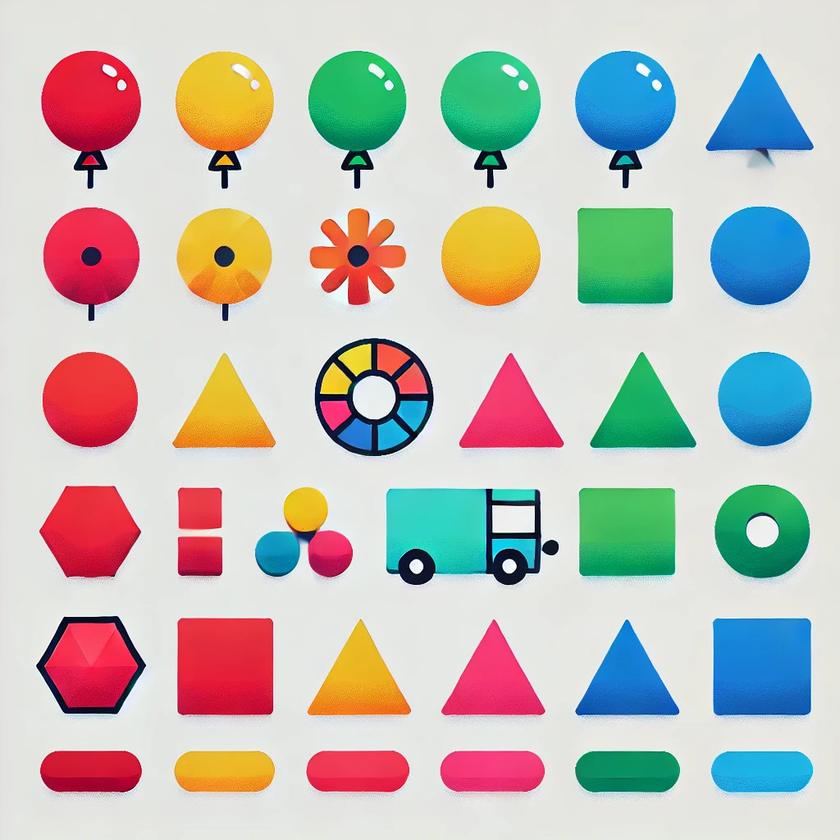
#> input picture diff-colors-img.png, 840 x 840 px, shrunk from 1024 x 1024 before the run
$ python segmentacion-color-objetos.py
#> lines starting #> are read from the running program, lines starting #| are printed output that depends on the picture; after the words box and inside, x2 and y2 are one past the last pixel; in counts of white or black regions, pixels touching at a corner belong together
import cv2 as cv

img = cv.imread('diff-colors-img.png', 1)
#> img is the input picture: shape (840, 840, 3); mean B, G, R 184.9, 190.8, 193.6
img2 = cv.cvtColor(img, cv.COLOR_BGR2RGB)
img3 = cv.cvtColor(img2, cv.COLOR_RGB2HSV)
#> img3: shape (840, 840, 3); mean H, S, V 67.5, 75.7, 220.6

umbralBajo=(0, 80, 80  )
umbralAlto=(10, 255, 255)
umbralBajoB=(170, 80,80)
umbralAltoB=(180, 255, 255)

umbralBajoC=(90, 80,80)
umbralAltoC=(130, 255, 255)


mascara1 = cv.inRange(img3, umbralBajo, umbralAlto)
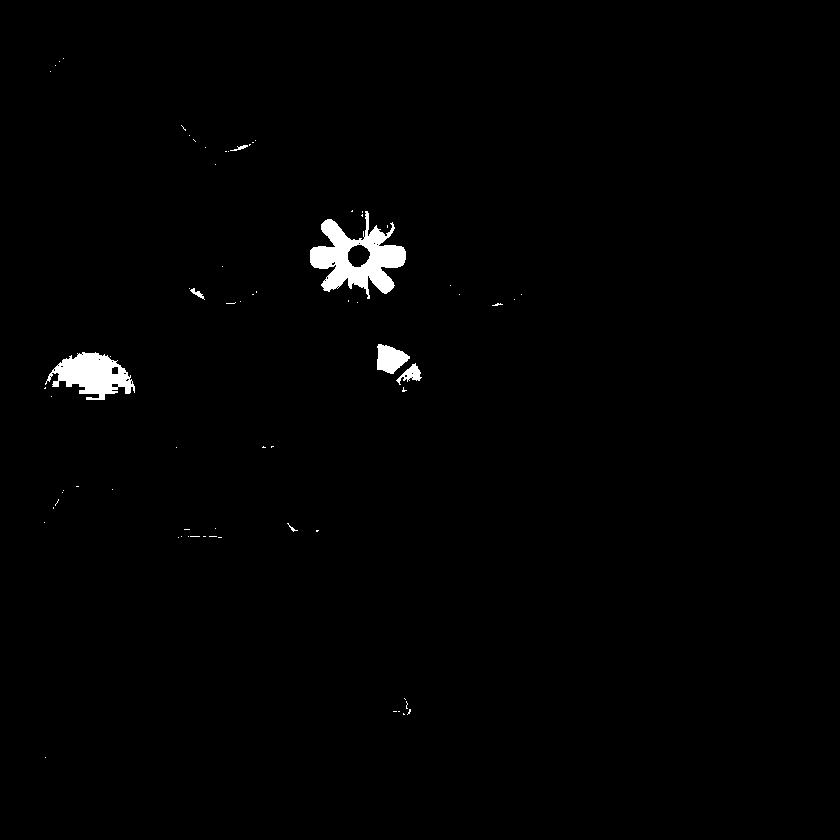
#> mascara1: shape (840, 840); 1.1% white; 69 white regions (62 under 20 px), largest, box (x1, y1, x2, y2) and area: (310, 211, 406, 299) 3911, (45, 352, 135, 400) 2399, (377, 344, 410, 374) 650
mascara2 = cv.inRange(img3, umbralBajoB, umbralAltoB)
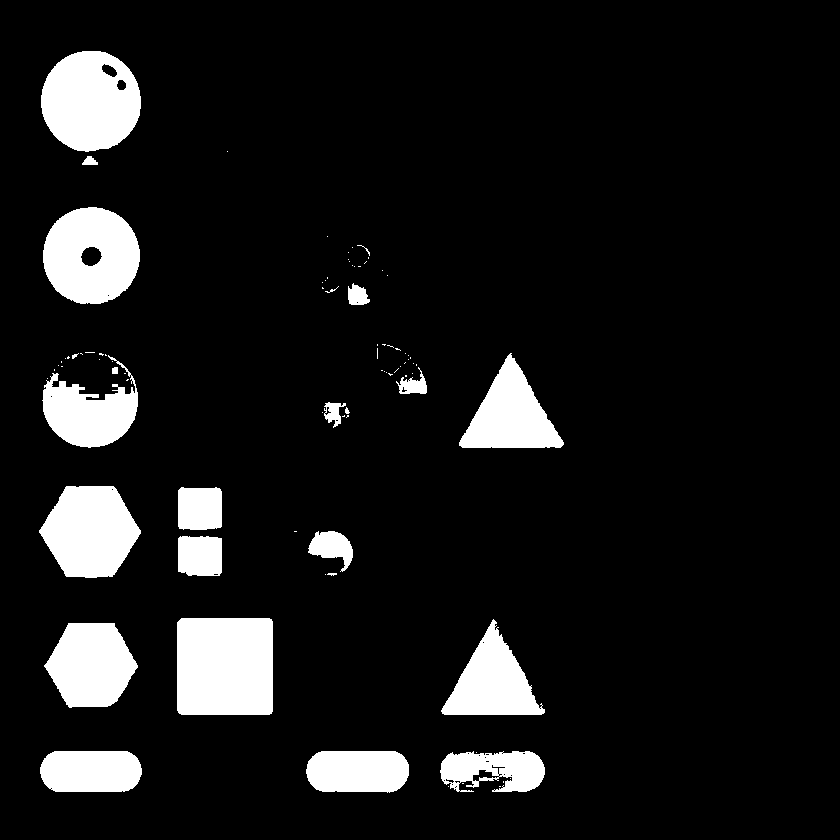
#> mascara2: shape (840, 840); 9.7% white; 87 white regions (63 under 20 px), largest, box (x1, y1, x2, y2) and area: (177, 618, 273, 715) 9284, (41, 51, 141, 152) 7746, (43, 207, 140, 304) 7135

mascara3 = cv.inRange(img3, umbralBajoC, umbralAltoC)
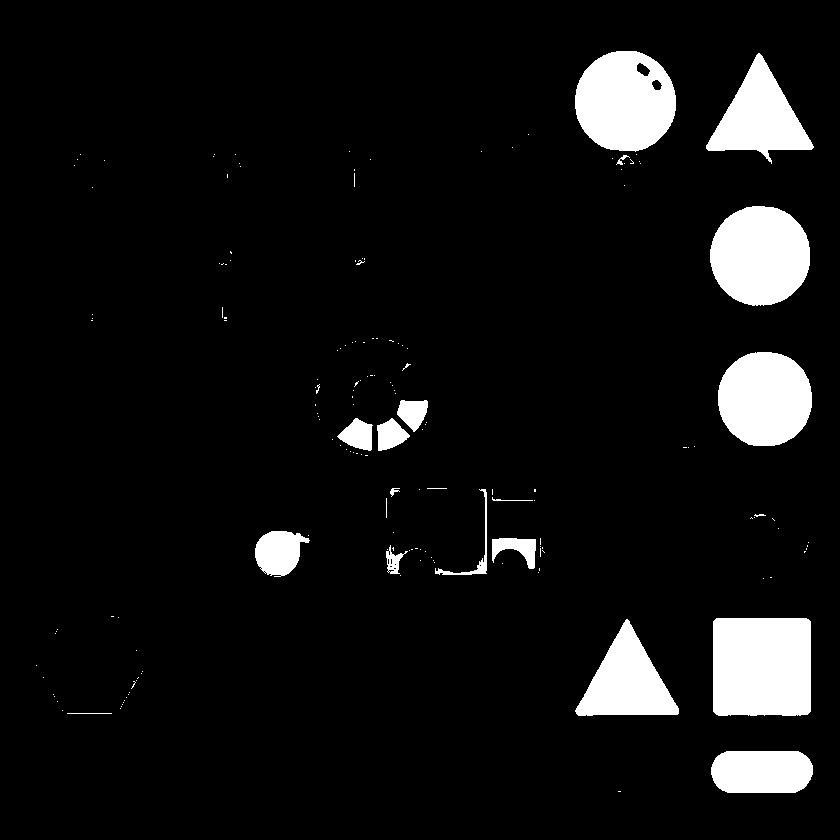
#> mascara3: shape (840, 840); 7.5% white; 170 white regions (149 under 20 px), largest, box (x1, y1, x2, y2) and area: (713, 618, 811, 716) 9518, (710, 206, 810, 306) 7909, (575, 51, 676, 152) 7893


mascara = mascara1 + mascara2 + mascara3
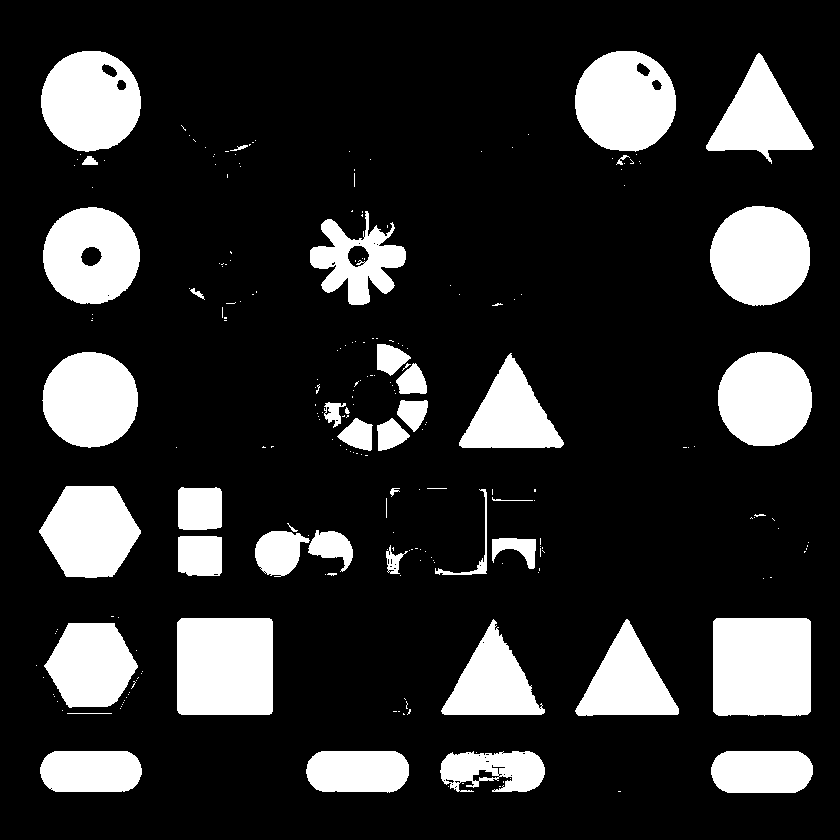
#> mascara: shape (840, 840); 18.3% white; 236 white regions (191 under 20 px), largest, box (x1, y1, x2, y2) and area: (713, 618, 811, 716) 9518, (177, 618, 273, 715) 9284, (710, 206, 810, 306) 7909

resultado = cv.bitwise_and(img, img, mask=mascara)
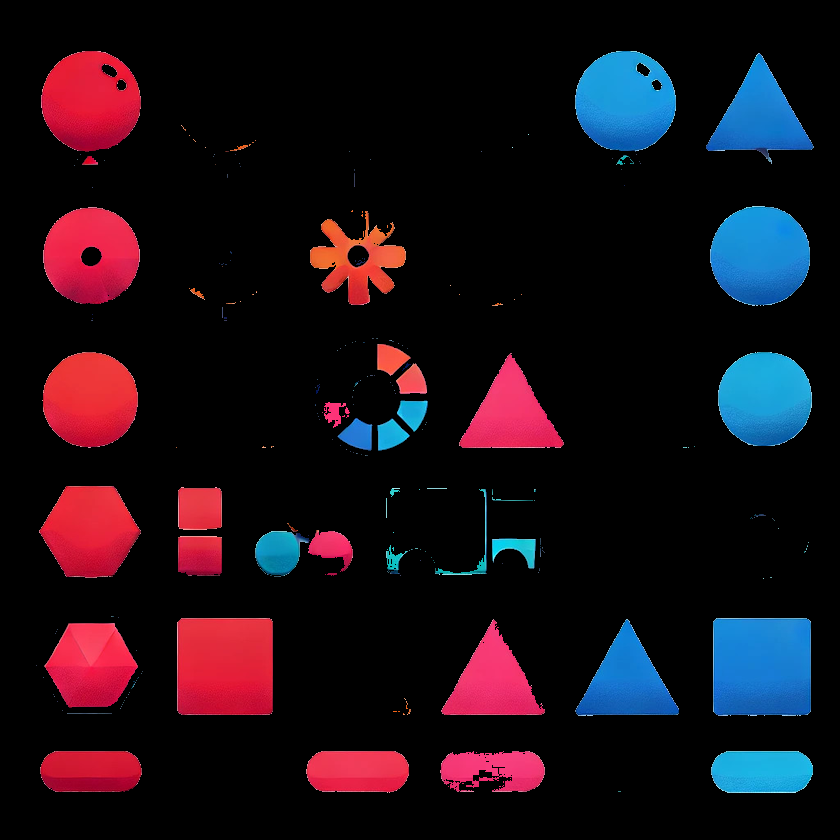
#> resultado: shape (840, 840, 3); mean B, G, R 23.3, 15, 26.4

cv.imshow('mascara', mascara)
cv.imshow('img',img)

cv.waitKey(0)
cv.destroyAllWindows()
